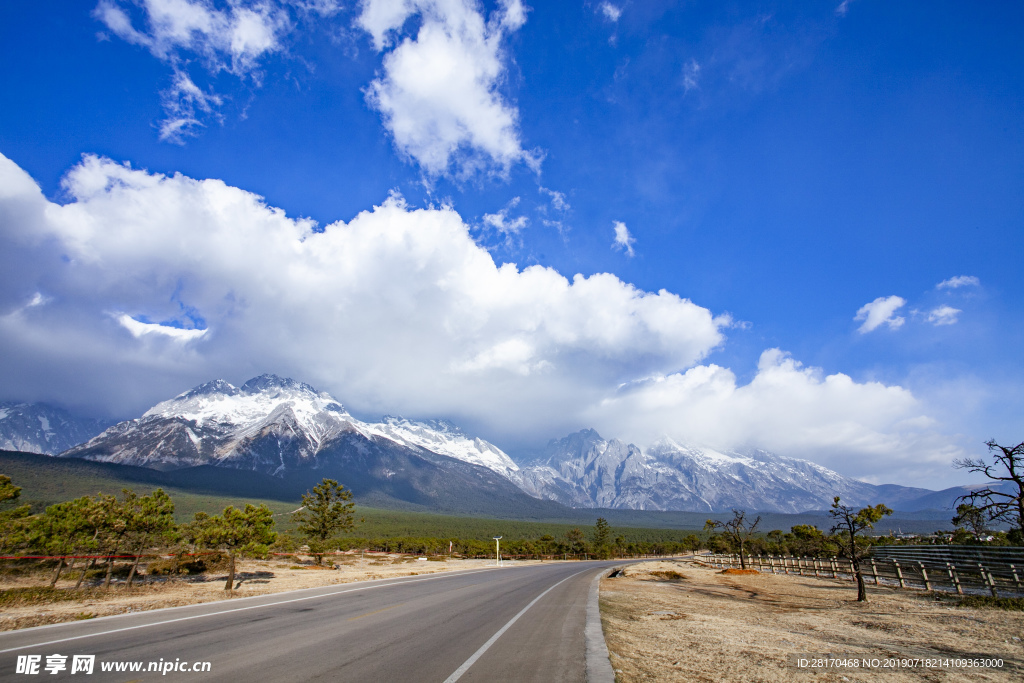
#> input picture basic/image/test_01.jpg, 1024 x 683 px; its folder holds only this picture in this run
$ python 04_opencv_basic.py
#> lines starting #> are read from the running program, lines starting #| are printed output that depends on the picture; after the words box and inside, x2 and y2 are one past the last pixel; in counts of white or black regions, pixels touching at a corner belong together
import cv2
import os

import numpy as np


def read_image(image_path: str):
    """
    :arg1 image_path: 图像文件路径
    """
#> called with image_path = 'basic/image/test_01.jpg'
    """
    读取图像文件
    :param image_path: 图像文件路径
    :return: 图像数组
    """
    if not os.path.exists(image_path):
        raise FileNotFoundError(f"图像文件不存在: {image_path}")
    image = cv2.imread(image_path)
#> image is the input picture: shape (683, 1024, 3); mean B, G, R 175.2, 134.4, 109.3
    if image is None:
        raise ValueError(f"无法读取图像文件: {image_path}")

    # 展示图片
    show_image(image)

    # 添加水印
    watermark_image(image, "Watermark")
    return image


def show_image(image: np.ndarray):
    """
    显示图像
    :param image: 图像数组
    """
    cv2.imshow("Image", image)
    cv2.waitKey(0)
    cv2.destroyAllWindows()


def watermark_image(image: np.ndarray, watermark: str):
    """
    为图像添加水印
    :param image: 图像数组
    :param watermark: 水印文字
    :return: 添加水印后的图像数组
    """
#> called with watermark = 'Watermark'
    # 复制原始图像
    watermarked_image = image.copy()

    # 居中添加水印
    font = cv2.FONT_HERSHEY_SIMPLEX
    font_scale = 1
    font_color = (255, 255, 255)  # 白
    font_thickness = 2
    position = (image.shape[1] // 2 - len(watermark) * 10, image.shape[0] // 2)  # 水印位置
#> position = (422, 341)
    cv2.putText(watermarked_image, watermark, position, font, font_scale, font_color, font_thickness)
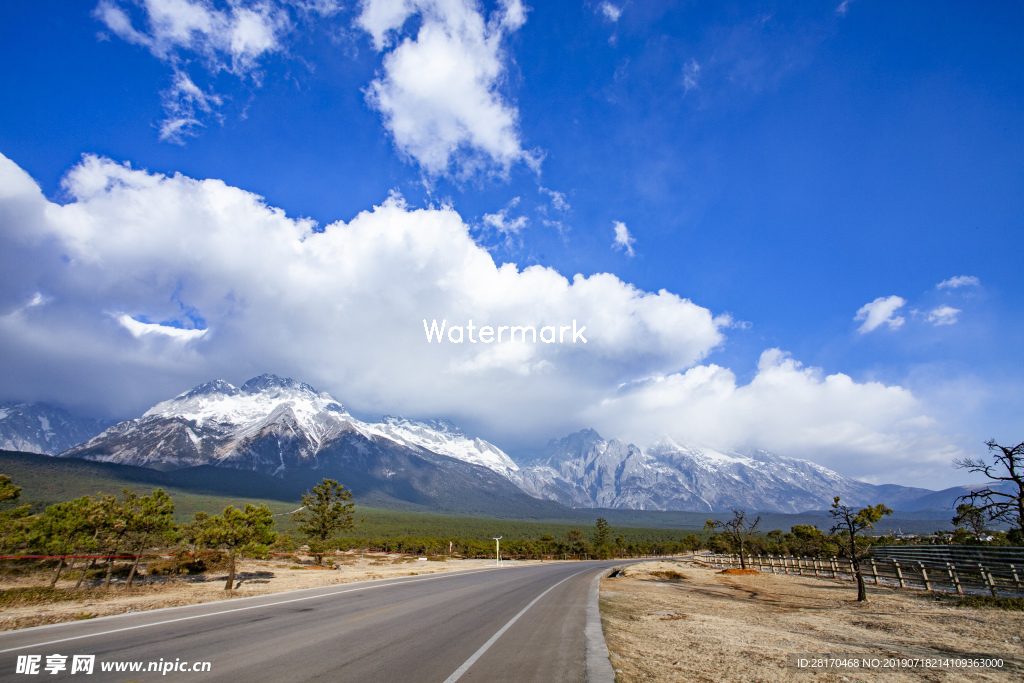
#> watermarked_image: shape (683, 1024, 3); 0.17% of pixels changed, all inside (x1, y1, x2, y2) = (423, 319, 587, 343)

    # 展示图片
    show_image(watermarked_image)
    return watermarked_image


def main():
    """
    主函数
    """
    image_dir = os.path.join(os.getcwd(), "image")
    if not os.path.exists(image_dir):
        os.makedirs(image_dir)
        print(f"创建目录: {image_dir}")

    image_files = os.listdir(image_dir)
    for image_file in image_files:
        image_path = os.path.join(image_dir, image_file)
        try:
            image = read_image(image_path)
            print(f"成功读取图像: {image_file}, 大小: {image.size}")
#| 成功读取图像: test_01.jpg, 大小: 2098176
        except (FileNotFoundError, ValueError) as e:
            print(f"读取图像 {image_file} 时出错: {e}")


if __name__ == '__main__':
    main()
